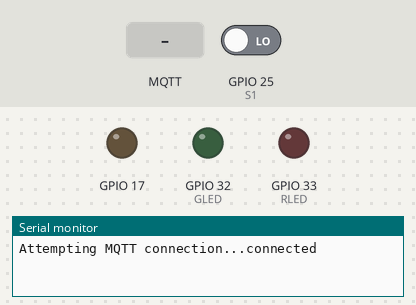
The program below on a simulated ESP32. Parts: output pins drawn as LEDs (lit = HIGH), the last lines printed to the serial monitor. The inputs (shaded band) are chosen by the test bench; at power-on: GPIO 25 (S1) LOW. WiFi joins after 1.5 s; servers stay silent unless stated; random numbers use the default seed unless the program sets one; no MQTT or app messages arrive unless stated.

Above: at 2.7 s.
2.8 s: MQTT message "1" arrives on the first subscribed topic
At 3.1 s:
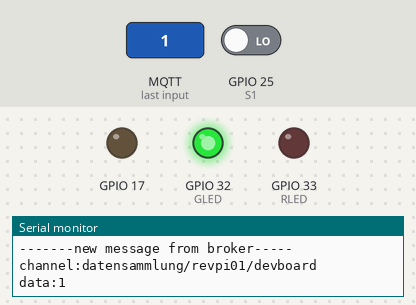
7.7 s: MQTT message "0" arrives on the first subscribed topic
At 8.0 s:
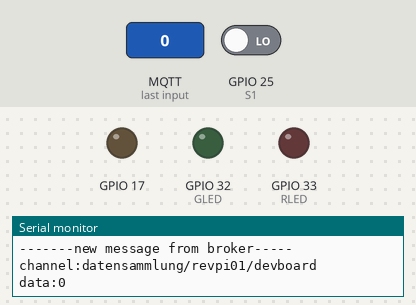
Timing chart, 0 to 10.2 s (numbered marks = the images above; inputs shaded):
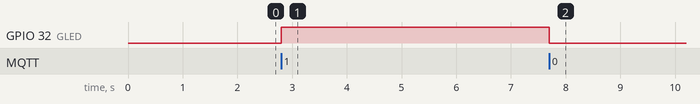

Measured:
- after the input at 2.8 s, GPIO 32 (GLED): LOW → HIGH at once
- after the input at 7.7 s, GPIO 32 (GLED): HIGH → LOW at once

The program:

main.cpp
```cpp
#include <Arduino.h>
#include <FS.h>                 //this needs to be first, or it all crashes and burns...
#include <SPIFFS.h>
#include <iostream>
#include <WiFi.h>
#include <esp_wifi.h>
#include <WebServer.h>          //https://github.com/zhouhan0126/WebServer-esp32
#include <DNSServer.h>          //https://github.com/zhouhan0126/DNSServer---esp32
#include <WiFiManager.h>        //https://github.com/zhouhan0126/WIFIMANAGER-ESP32
#include "esp_system.h"
#include <Wire.h>
#include <stdio.h>
#include <time.h>
#include <PubSubClient.h>
//#include <Adafruit_Sensor.h>
//#include <Adafruit_BME280.h>

extern "C" {
uint8_t temprature_sens_read();
}

#define PIN1 35
#define PIN2 34
#define GLED 32
#define RLED 33
#define S1 25
#define S2 26
//MQTT Konfigurationen
const char* mqtt_server = "192.168.137.196";//"m16.cloudmqtt.com";
#define mqtt_port 1883//12595
#define MQTT_USER "revpi01"//"eapcfltj"
#define MQTT_PASSWORD "ganzeasy"//"3EjMIy89qzVn"
#define MQTT_SERIAL_PUBLISH_CH "datensammlung/revpi01/sensorwert"//"/ESP32/serialdata/FHNW/P5/tx"
#define MQTT_SERIAL_RECEIVER_CH "datensammlung/revpi01/devboard"

WiFiClient wifiClient;
PubSubClient client(wifiClient);

void setup_wifi() {
    delay(10);
    // We start by connecting to a WiFi network
    // Serial.println();
    // Serial.print("Connecting to ");
    //Serial.println(ssid);
    //WiFi.begin(ssid, password);
    while (WiFi.status() != WL_CONNECTED) {
      delay(500);
      Serial.print(".");
    }
    randomSeed(micros());
    Serial.println("");
    Serial.println("WiFi connected");
    Serial.println("IP address: ");
    Serial.println(WiFi.localIP());
}
void reconnect() {
  // Loop until we're reconnected
  while (!client.connected()) {
    Serial.print("Attempting MQTT connection...");
    // Create a random client ID
    String clientId = "ESP32Client-";
    clientId += String(random(0xffff), HEX);
    // Attempt to connect
    if (client.connect(clientId.c_str(),MQTT_USER,MQTT_PASSWORD)) {
      Serial.println("connected");
      //Once connected, publish an announcement...
      client.publish("/icircuit/presence/ESP32/", "hello world");
      // ... and resubscribe
      client.subscribe(MQTT_SERIAL_RECEIVER_CH);
    } else {
      Serial.print("failed, rc=");
      Serial.print(client.state());
      Serial.println(" try again in 5 seconds");
      // Wait 5 seconds before retrying
      delay(5000);
    }
  }
}
void callback(char* topic, byte *payload, unsigned int length) {
    Serial.println("-------new message from broker-----");
    Serial.print("channel:");
    Serial.println(topic);
    Serial.print("data:");
    Serial.write(payload, length);
    Serial.println();
    if(!strncmp((char *)payload, "1", length)){
    digitalWrite(GLED,HIGH);
    }
    if(!strncmp((char *)payload, "0", length))
    {
    digitalWrite(GLED,LOW);
    }
    if(!strncmp((char *)payload, "r1", length)){
    digitalWrite(RLED,HIGH);
    }
    if(!strncmp((char *)payload, "r0", length))
    {
    digitalWrite(RLED,LOW);
    }
  }
void publishSerialData(char *serialData){
  if (!client.connected()) {
    reconnect();
  }
  client.publish(MQTT_SERIAL_PUBLISH_CH, serialData);
}

float temperatur(int pin)
{
  float aufloesung = 1023.0;
  float reading = 0;
  //analogReadResolution(12);
  for (size_t i = 0; i < 10; i++)
  {
  reading += analogRead(pin);
	}
  float voltage = (reading )/(aufloesung*10);
	int temp = (voltage - 0.5) * 100.0;
  return temp;
}

float temperatur1000(int pin)
{
  float aufloesung = 4096;
  float reading = 0;
  //analogReadResolution(12);
  for (size_t i = 0; i < 10; i++)
  {
  reading += analogRead(pin);
	}
  float voltage = (reading )/(aufloesung*10)*3.3;
  Serial.println(voltage);
	int temp = (voltage-2.265)*(218.9624); // offset test 1 = 2.265
  return temp;
} //bis hier MQTT

void setup() {
  pinMode(35, INPUT);
  pinMode(34, INPUT);
  pinMode(25, INPUT);
  pinMode(26, INPUT);
  pinMode(32, OUTPUT);
  pinMode(33, OUTPUT);
  pinMode(17, OUTPUT);

  WiFiManager wifiManager;
  WiFiManagerParameter custom_mqtt_server("Mserver", "mqtt server", "revpi01", 40);
  WiFiManagerParameter custom_mqtt_pw("Mpasswort", "Passwort", "ganzeasy", 40);
  wifiManager.addParameter(&custom_mqtt_server);
  wifiManager.addParameter(&custom_mqtt_pw);
  wifiManager.autoConnect(); //wenn gespeicherte daten gesucht werden sollen
  //wifiManager.startConfigPortal (); // AP wird jedesmal geöffnet
  Serial.begin(115200);
  client.setServer(mqtt_server, mqtt_port);
  client.setCallback(callback);
  reconnect();
}

void loop() {
  int count = 1;
  double tcount = 0;
  int NUM_SEC = 3;
  clock_t this_time = clock();
  clock_t last_time = this_time;
 //printf("Gran = %ld\n", NUM_SEC * CLOCKS_PER_SEC);
  while(true)
    {
      if(digitalRead(S1)==1){
       publishSerialData("s11");
       Serial.println("Ein");
     };
  {
   client.loop();
   if (Serial.available() > 0) {
     char mun[501];
     memset(mun,0, 501);
     Serial.readBytesUntil( '\n',mun,500);
     publishSerialData(mun);
     }
 }
        this_time = clock();
        tcount += (double)(this_time - last_time);
        last_time = this_time;
          if(tcount > (double)(NUM_SEC * CLOCKS_PER_SEC)) // wird nur alle 10 Sec durchgeführt
        {
            tcount -= (double)(NUM_SEC * CLOCKS_PER_SEC);
            //printf("%d\n", count);
            Serial.println(temperatur1000(PIN2));
            Serial.print("internal temp [°C]: ");
            unsigned temp = temperatur(PIN1);
            Serial.println(temp);
            char tempString[40];
            snprintf(tempString,sizeof(tempString),"%3d",temp);
            publishSerialData(tempString);
            count++;
        }
        //printf("DebugTime = %f\n", tcount);
    }
    return;
}
```
